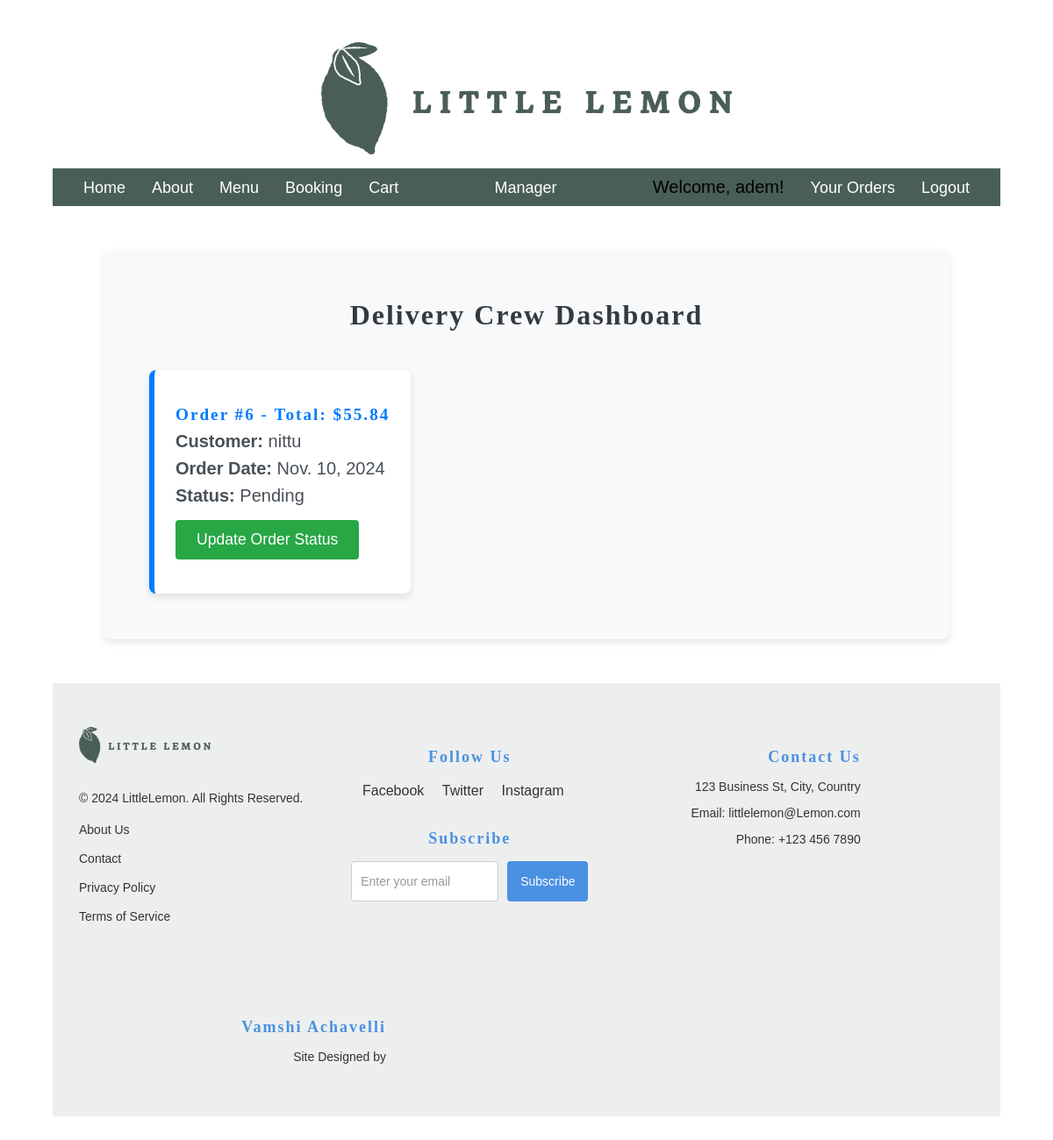
The app's page /delivery-dashboard/ (signed in), older data.
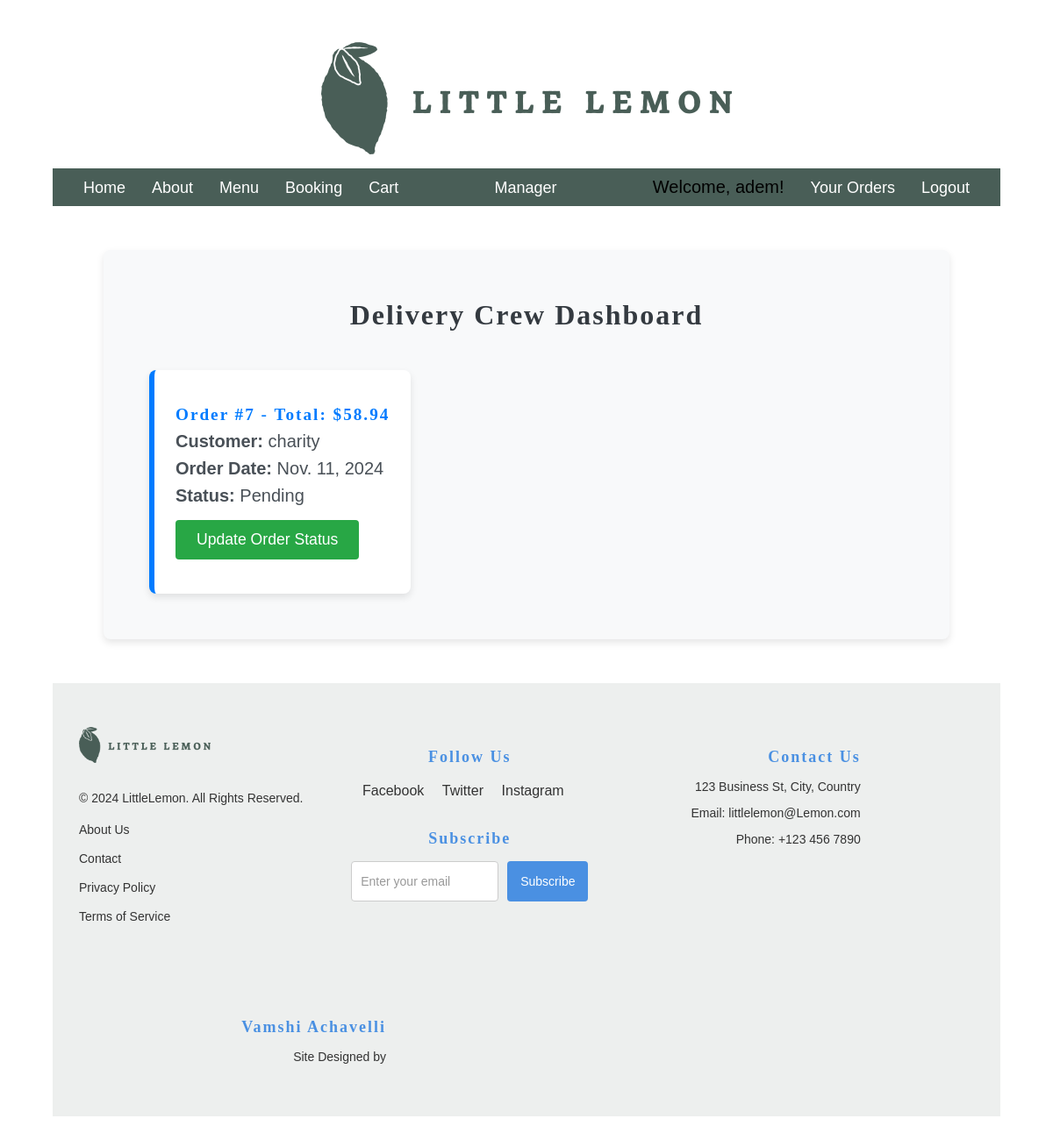
The same page, newer data.
### restaurant/models.py (models this page shows, shortened)
class Order(models.Model):
    user = models.ForeignKey(User, on_delete=models.CASCADE, related_name="orders")
    delivery_crew = models.ForeignKey(
        User, on_delete=models.SET_NULL, related_name="delivery_orders", null=True, blank=True
    )
    status = models.BooleanField(default=False, db_index=True)  # Consider using choices for more clarity
    total = models.DecimalField(max_digits=6, decimal_places=2, default=Decimal('0.00'))
    date = models.DateField(auto_now_add=True, db_index=True)  # Set date automatically on creation

### restaurant/views.py (the view)
# urls.py: path('delivery-dashboard/', views.delivery_crew_dashboard, name='delivery_crew_dashboard'),
@login_required
@superuser_or_multiple_groups_required(['manager', 'Admin', 'Delivery Crew'])
def delivery_crew_dashboard(request):
    if request.user.groups.filter(name="manager").exists():  # If user is a manager
        orders = Order.objects.filter(delivery_crew__isnull=True, status=False)
    else:  # If the user is delivery crew
        orders = Order.objects.filter(delivery_crew=request.user, status=False)
    return render(request, 'delivery_dashboard.html', {'orders': orders})

### restaurant/templatetags/custom_filters.py (called while the page is built)
@register.filter
def is_in_group(user, group_name):
    return user.groups.filter(name=group_name).exists()

### restaurant/views.py (called while the page is built)
def is_superuser_or_groups(user, group_names):
    return user.is_superuser or user.groups.filter(name__in=group_names).exists()

def superuser_or_multiple_groups_required(group_names):
    def decorator(view_func):
        return user_passes_test(lambda u: is_superuser_or_groups(u, group_names))(view_func)
    return decorator

### templates/delivery_dashboard.html
{% extends 'base.html' %} {% block title %}Delivery Crew Dashboard{% endblock %}
{% load static %} {% block content %}
<div class="dashboard-container">
  <h1 class="dashboard-title">Delivery Crew Dashboard</h1>
  {% if orders %}
  <div class="order-list">
    {% for order in orders %}
    <div class="order-card">
      <h2 class="order-id">
        Order #{{ order.id }} - Total: ${{ order.total }}
      </h2>
      <p><strong>Customer:</strong> {{ order.user.username }}</p>
      <p><strong>Order Date:</strong> {{ order.date }}</p>
      <p>
        <strong>Status:</strong> {% if order.status %} Delivered {% else %}
        Pending {% endif %}
      </p>
      {% if not order.status %}
      <div class="order-actions">
        <a
          href="{% url 'update_order_status' order.id %}"
          class="update-status-button"
          >Update Order Status</a
        >
      </div>
      {% endif %}
    </div>
    {% endfor %}
  </div>
  {% else %}
  <p class="no-orders">No orders assigned.</p>
  {% endif %}
</div>
{% endblock %}

Row changes from the older to the newer data that the page shows:
no longer on this page (row edited): Order: id "6", total "55.84", user.username "nittu", date "Nov. 10, 2024", status "Pending"
added Order: id "7", total "58.94", user.username "charity", date "Nov. 11, 2024", status "Pending"
